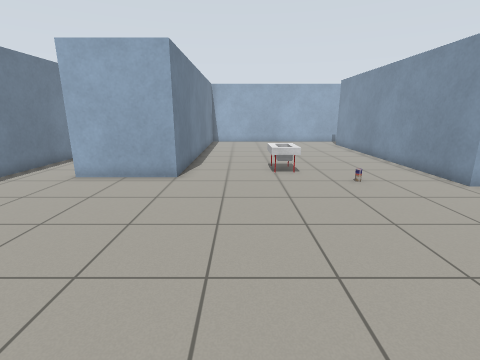
View 1 (above)

16 first-person views from a walk through a Gazebo world. The camera is 1.2 m above the floor, tilts 14° down and sees 85° across. The floor is counted in squares, 0.5 m on a side. Each view is taken from the middle of a square. On the plan, view 1 faces up. The plan holds only what a view shows up to about 17 squares ahead; the rest is blank. The robots in the file are not drawn. Gazebo's built-in surfaces are drawn with simple patterns.

View 2
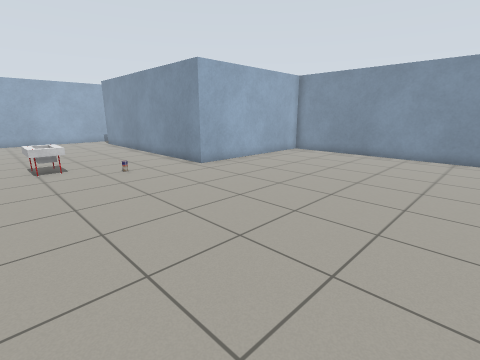

View 3
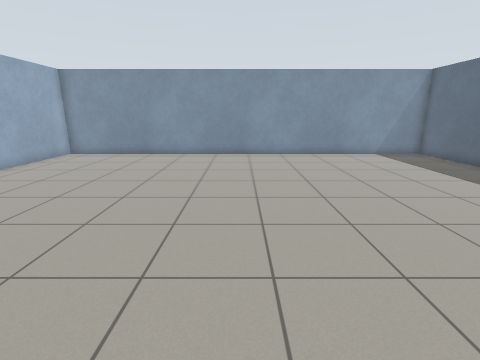

View 4
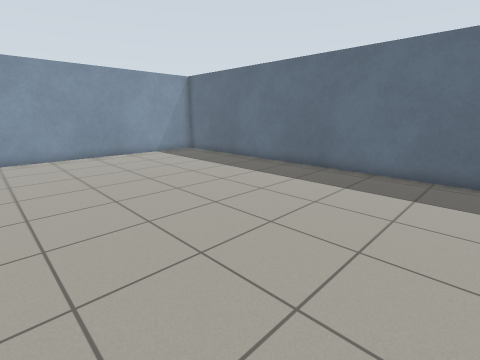

View 5
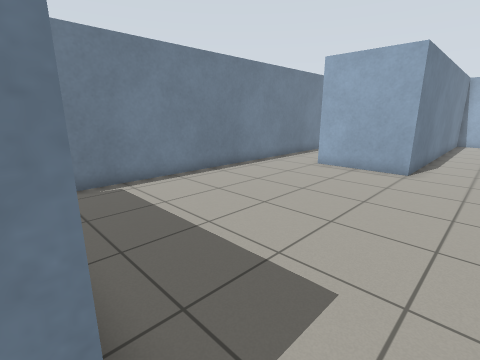

View 6
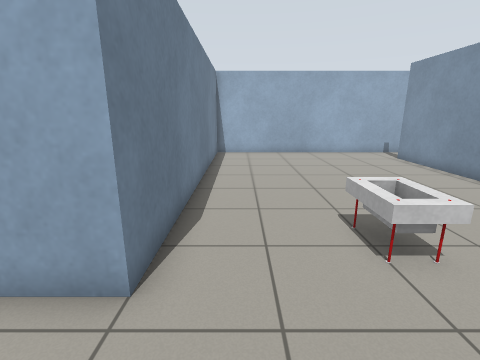

View 7
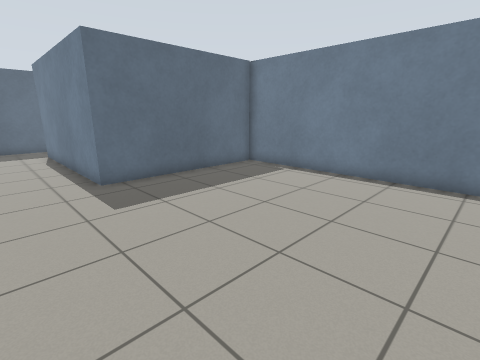

View 8
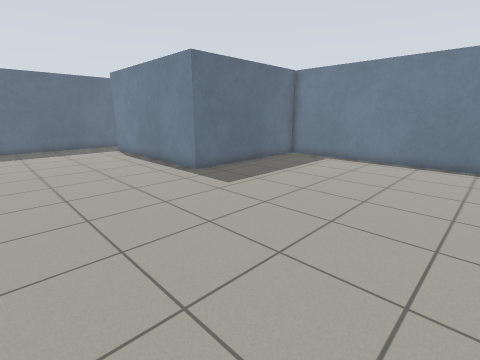

View 9
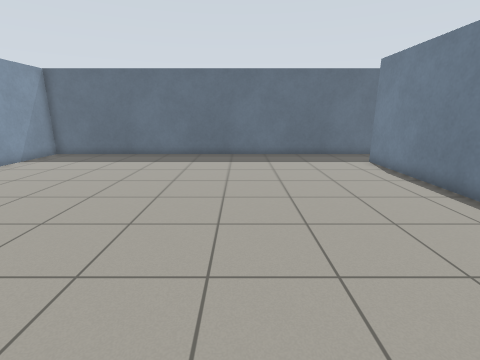

View 10
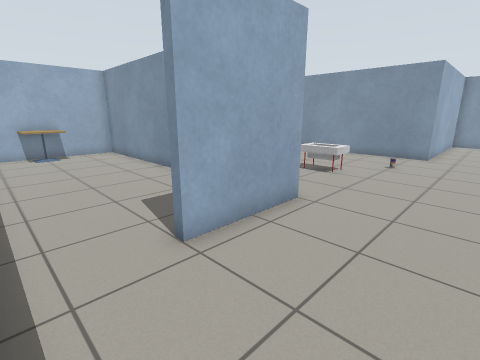

View 11
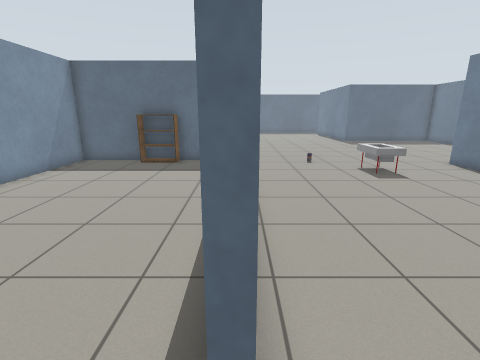

View 12
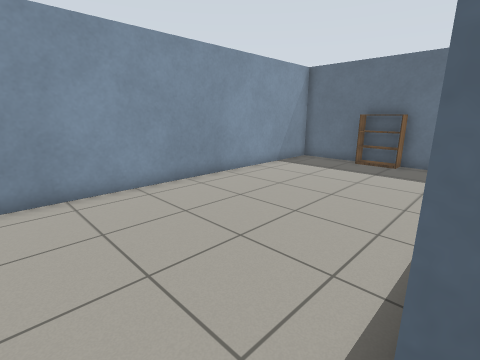

View 13
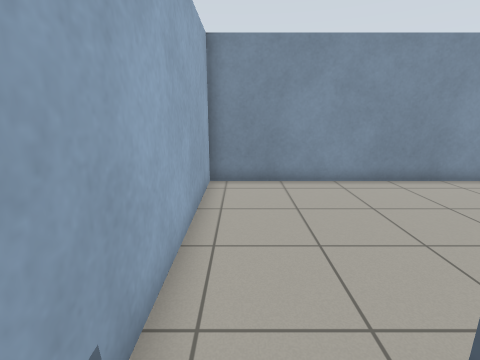

View 14
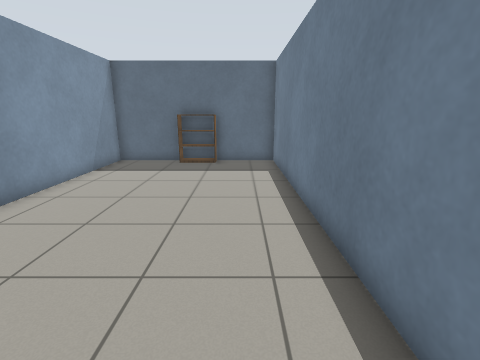

View 15
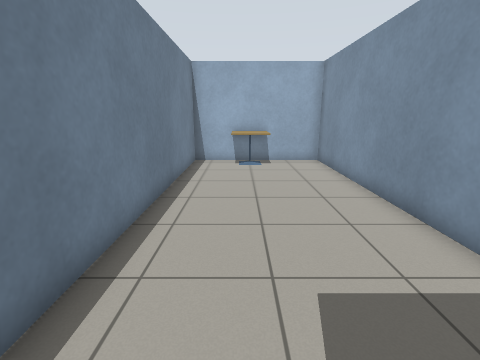

View 16
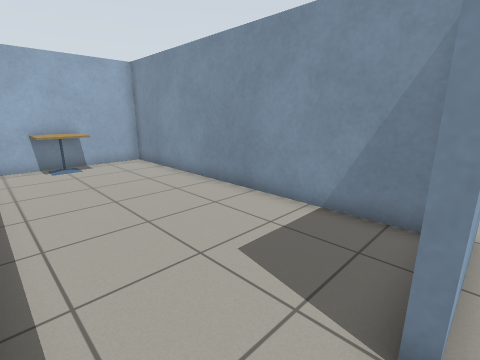

### Floor plan
Points are (right, up) in squares from view 1. A wall is a line through its corners. A room is listed if a view was taken in it or the views show most of it. See-through windows are left out.
Room 1 (views 1, 2, 3, 4, 5, 6, 7, 8, 9, 10, 13, 15, 16)
walls: (-9.4, 10.4) (-9.4, -1.6) (-1.8, -1.6) (-1.8, -10.6); (-3.2, -13.3) (16.5, -13.3) (16.5, 8.7) (7.9, 8.7) (7.9, 21.8); (7.5, 24.1) (-2.5, 24.1) (-2.5, 10.1) (-6.5, 10.1)
ways out: opening at (8, 22.5) to room 2; opening at (-8, 10) to room 3; opening at (-2, -12)
objects: bin (2, 11) to (2, 12); other object (4, 9)
Room 2 (views 11, 12, 14)
walls: (8.2, 21.5) (8.2, 9) (16.5, 9) (16.5, 24.1) (7.5, 24.1)
ways out: opening at (8, 22.5) to room 1
objects: bookshelf (12, 9)
Room 3 (no view inside)
walls: (-7.4, 24.1) (-9.4, 24.1) (-9.4, 10.4); (-2.8, 10.9) (-2.8, 24.1) (-5.6, 24.1)
ways out: opening at (-8, 10) to room 1
objects: cafe table (-7, 23) to (-6, 24)

Where each view was taken, in squares from view 1:
view 1: 0 up, 0 right, facing up
view 2: 2 down, 0 right, facing up-right
view 3: 2 down, 0 right, facing right
view 4: 2 down, 0 right, facing down-right
view 5: 2 down, 0 right, facing up-left
view 6: 7 up, 1 left, facing up
view 7: 8 up, 1 right, facing down-left
view 8: 8 up, 5 right, facing down-left
view 9: 3 up, 5 right, facing down
view 10: 6 up, 9 left, facing up-right
view 11: 23 up, 8 right, facing down
view 12: 23 up, 8 right, facing down-right
view 13: 23 up, 7 right, facing right
view 14: 23 up, 10 right, facing down
view 15: 10 up, 7 left, facing up
view 16: 10 up, 9 left, facing up-right
